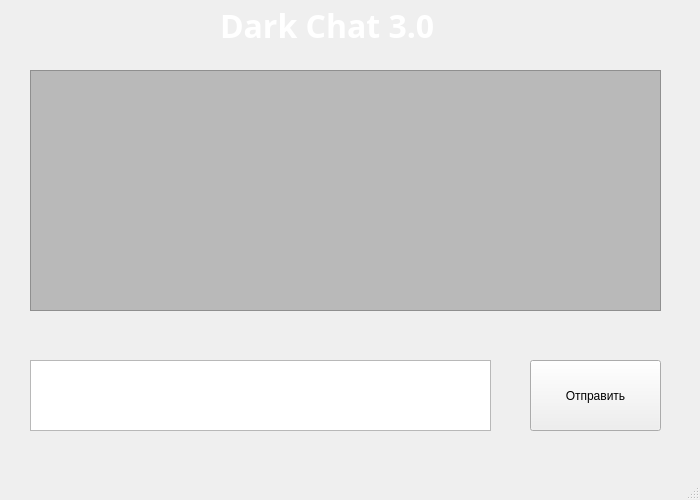
<?xml version="1.0" encoding="UTF-8"?>
<ui version="4.0">
 <class>Chat</class>
 <widget class="QMainWindow" name="Chat">
  <property name="geometry">
   <rect>
    <x>0</x>
    <y>0</y>
    <width>700</width>
    <height>500</height>
   </rect>
  </property>
  <property name="sizePolicy">
   <sizepolicy hsizetype="Fixed" vsizetype="Fixed">
    <horstretch>0</horstretch>
    <verstretch>0</verstretch>
   </sizepolicy>
  </property>
  <property name="minimumSize">
   <size>
    <width>700</width>
    <height>500</height>
   </size>
  </property>
  <property name="maximumSize">
   <size>
    <width>700</width>
    <height>500</height>
   </size>
  </property>
  <property name="windowTitle">
   <string>Chat</string>
  </property>
  <property name="styleSheet">
   <string notr="true"/>
  </property>
  <widget class="QWidget" name="centralwidget">
   <property name="sizePolicy">
    <sizepolicy hsizetype="Fixed" vsizetype="Fixed">
     <horstretch>0</horstretch>
     <verstretch>0</verstretch>
    </sizepolicy>
   </property>
   <property name="minimumSize">
    <size>
     <width>700</width>
     <height>500</height>
    </size>
   </property>
   <property name="maximumSize">
    <size>
     <width>700</width>
     <height>500</height>
    </size>
   </property>
   <property name="styleSheet">
    <string notr="true">#centralwidget{background-image: url(:/img/images/back.jpg);}</string>
   </property>
   <widget class="QScrollArea" name="scrollArea">
    <property name="geometry">
     <rect>
      <x>30</x>
      <y>70</y>
      <width>631</width>
      <height>241</height>
     </rect>
    </property>
    <property name="styleSheet">
     <string notr="true">background-color: rgb(185, 185, 185);</string>
    </property>
    <property name="widgetResizable">
     <bool>false</bool>
    </property>
    <widget class="QWidget" name="scrollAreaWidgetContents">
     <property name="geometry">
      <rect>
       <x>0</x>
       <y>0</y>
       <width>629</width>
       <height>239</height>
      </rect>
     </property>
    </widget>
   </widget>
   <widget class="QLabel" name="Logo">
    <property name="geometry">
     <rect>
      <x>220</x>
      <y>10</y>
      <width>261</width>
      <height>31</height>
     </rect>
    </property>
    <property name="font">
     <font>
      <family>Noto Looped Lao Cond ExBd</family>
      <pointsize>24</pointsize>
      <weight>75</weight>
      <bold>true</bold>
      <underline>true</underline>
     </font>
    </property>
    <property name="styleSheet">
     <string notr="true">color: rgb(255, 255, 255);</string>
    </property>
    <property name="text">
     <string>Dark Chat 3.0</string>
    </property>
   </widget>
   <widget class="QPlainTextEdit" name="plainTextEdit">
    <property name="geometry">
     <rect>
      <x>30</x>
      <y>360</y>
      <width>461</width>
      <height>71</height>
     </rect>
    </property>
   </widget>
   <widget class="QPushButton" name="pushButton">
    <property name="geometry">
     <rect>
      <x>530</x>
      <y>360</y>
      <width>131</width>
      <height>71</height>
     </rect>
    </property>
    <property name="text">
     <string>Отправить</string>
    </property>
   </widget>
  </widget>
  <widget class="QStatusBar" name="statusbar"/>
 </widget>
 <resources/>
 <connections/>
</ui>
